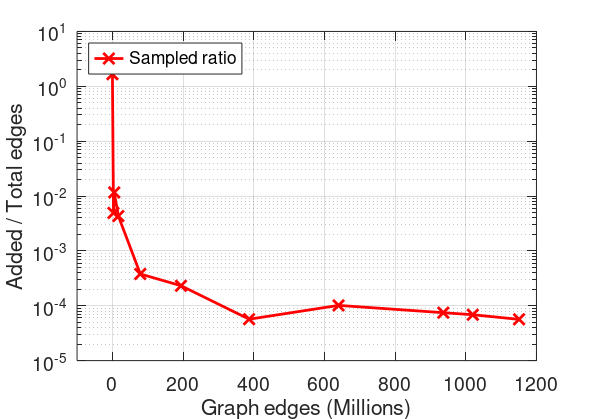

MATLAB code to generate this figure: (Note: this script raises an error after producing the figure.)
pageWidth  = 426.79135;
pageHeight = pageWidth / sqrt(2);

Hfig = figure(1);

        %m n added edges
data = [ %H = 3, log2m = 4
        72172 ,    10617, 120000; %h3 wordassociation-2011       10617
      3050615 ,   100000,  15000; %h3 uk-2007-05@100000           100000
      5158388 ,   735323,  60000; %h3 amazon-2008                 735323
     16917053 ,  1382908,  73000; %h3 in-2004                     1382908
     79023142 ,  5363260,  30000; %h3 ljournal-2008               5363260
    194109311 ,  7414866,  45000; %h3 indochina-2004              7414866
    386915963 , 11264052,  22000; %h? eu-2015-host                11264052
    %602119716 ,30809122,  14000; %h? gsh-2015-tpd               30809122
    639999458 , 22744080,  65000; %h3 arabic-2005                 22744080
    936364282 , 39459925,  70000; %h? uk-2005                     39459925
    1019903190,118142155,  70000; %h? Webbase-2001                118142155
    1150725436, 41291594,  65000; %h3 it-2004                     41291594
];

y = data(:,3) ./ data(:,1);              % forming y of X.beta = y

x = data(:,1) ./ 1000000;

xx = x';

m = length(data(:,1));
n = length(2);

X = ones(m, n);              % forming X of X.beta = y
X(:,2) = x;

betaHat = (X' * X) \ X' * y; % computing projection of matrix X on y, giving beta

yy = betaHat(1) + betaHat(2)*xx;


%HP(1) = semilogy(xx, yy, '-', 'color', [0, 0, 0.5], 'displayname', 'Least square' );
%hold on
HP = semilogy(xx, y, '-xr', 'markersize', 8 , 'displayname', 'Sampled ratio');
xlim([-100, 1200]);
grid on;
hold off

set(HP,'Linewidth', 2);    
xlabel ('Graph edges (Millions)', 'fontsize', 16);
ylabel ('Added / Total edges', 'fontsize', 16);

ax = gca;
%set(gca, 'YTickLabel', { 0.000001, 0.0001, 0.01, 1, 100});

HL = legend (HP);
set(HL, 'fontsize', 16, 'location', 'northwest');

set(gca, 'fontsize', 14 );
set(gca, 'ticklength', [0.02, 0.05]);



% PRINT PDF

filename = 'benchmarkDanfVsHanf.pdf';

set(Hfig , 'units', 'points', 'paperunits', 'points', 'paperposition',  [0, 0, pageWidth, pageHeight], 'papersize', [pageWidth, pageHeight], 'position', [0, 0, pageWidth, pageHeight], 'name', filename, 'filename', filename);

imStyle = hgexport('factorystyle');

imStyle.Format = 'pdf';
imStyle.Width = pageWidth;
imStyle.Height = pageHeight;
imStyle.Units = 'points';


hgexport(gcf, filename, imStyle, 'Format', 'pdf');

